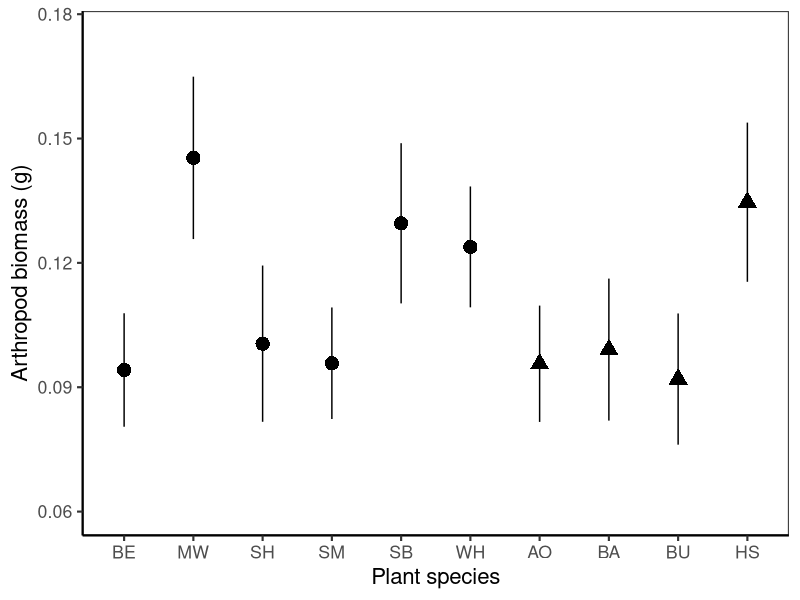
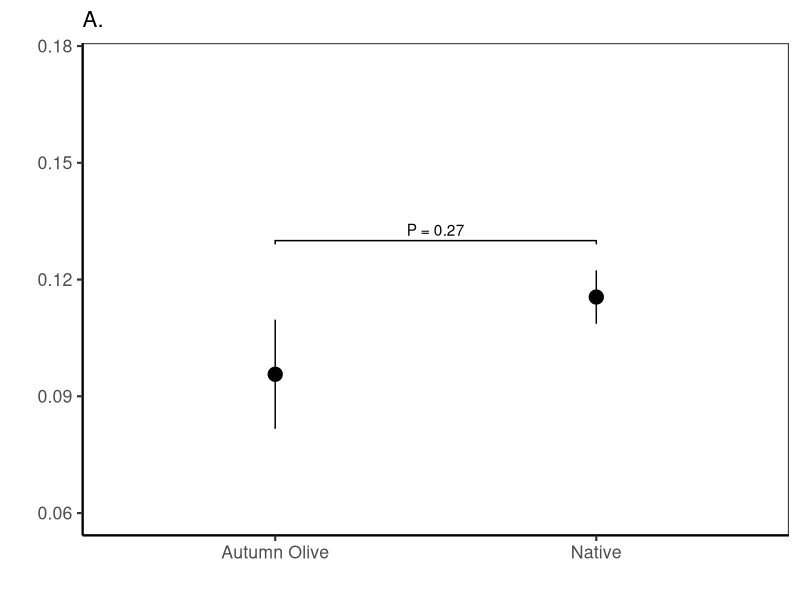
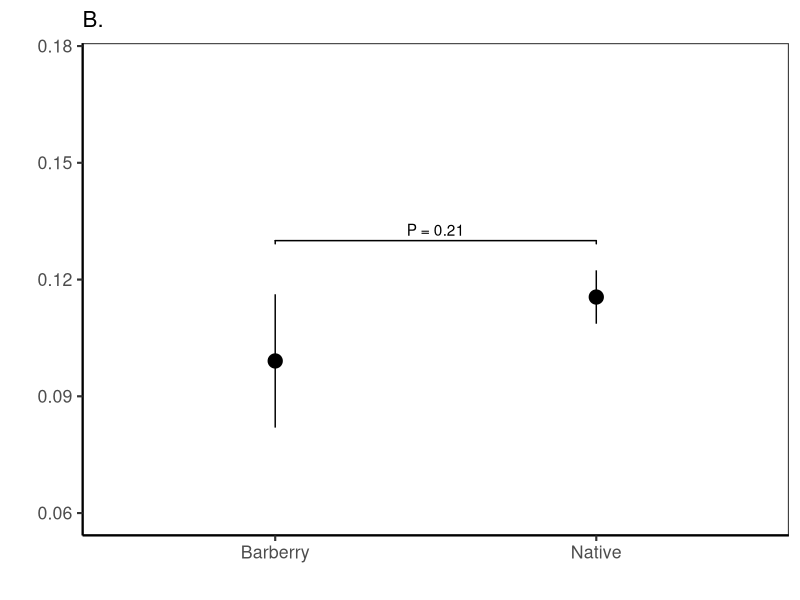
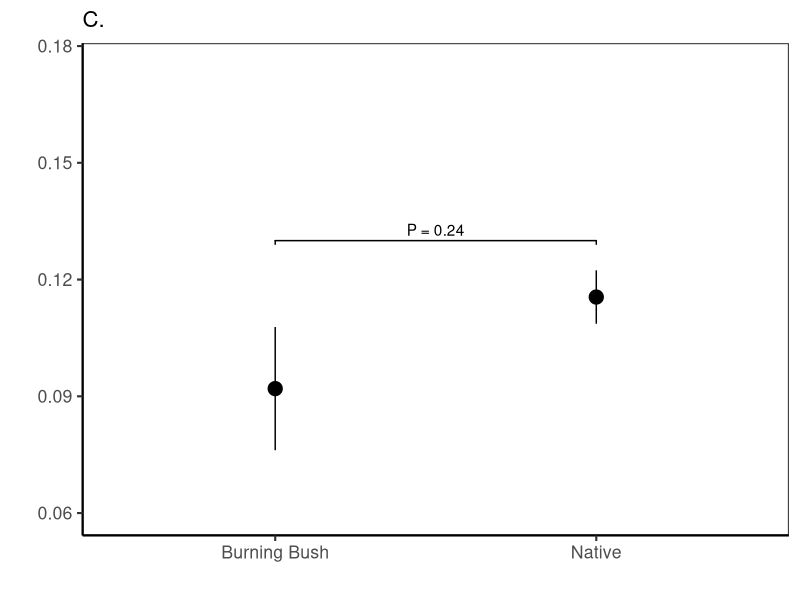
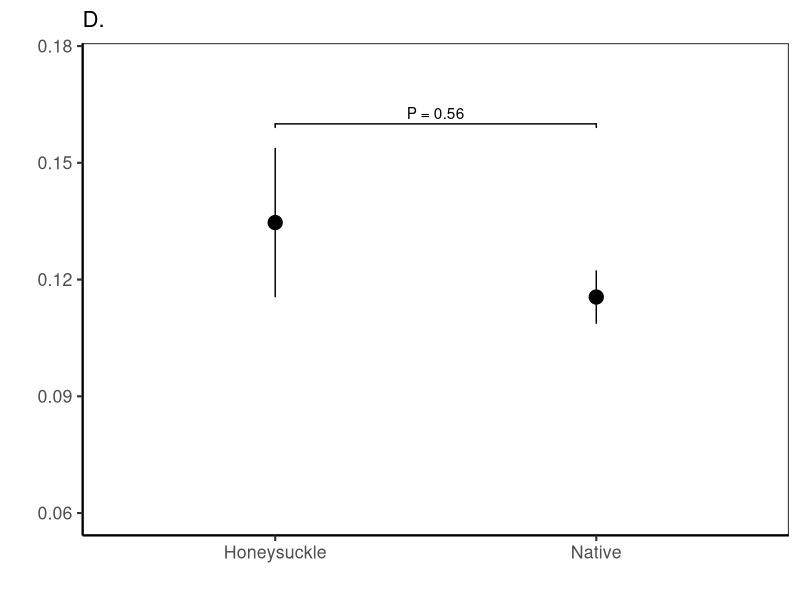
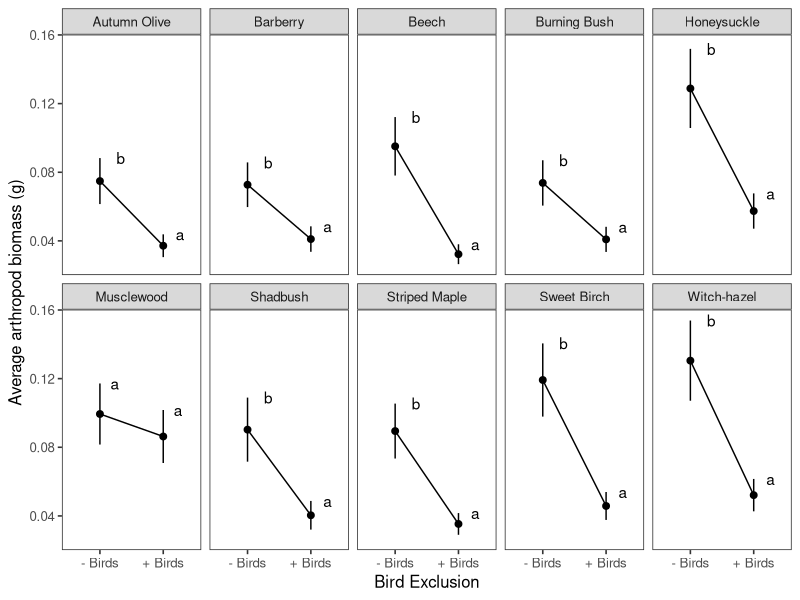
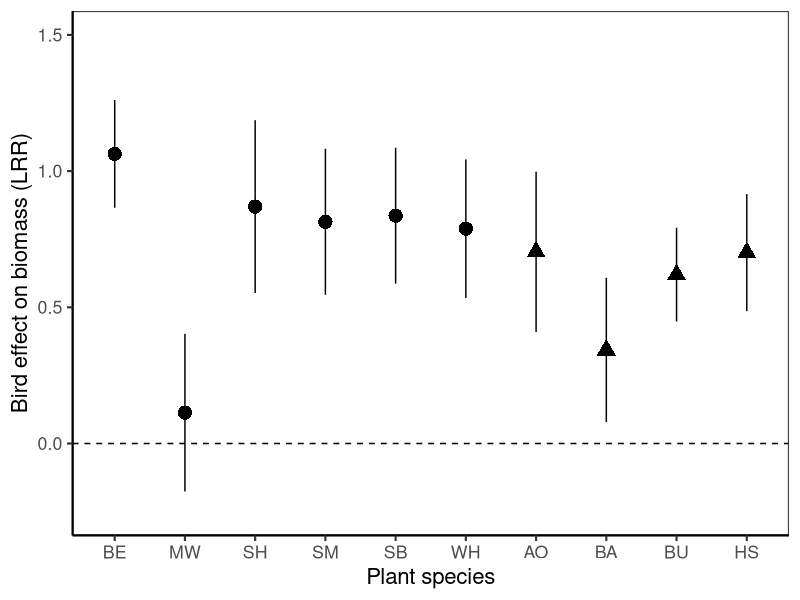
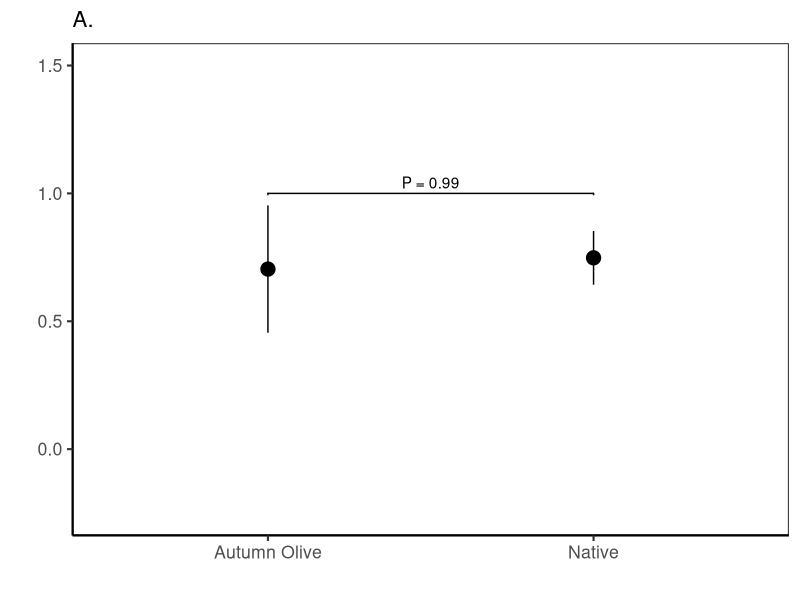

Generate these figures, in order, with R:
# Import data and models for table & figure generation only

# Libraries ####
library("tidyverse")
library("readr")
library("lme4")
library("car")
library("multcomp")
library("ggplot2")
library("emmeans")
library("ggpubr")
library("plotrix") # for std.error function
library("ggsignif")
library("patchwork")

# problem solving links
# https://stackoverflow.com/questions/20041136/avoid-ggplot-sorting-the-x-axis-while-plotting-geom-bar
# https://stackoverflow.com/questions/11889625/annotating-text-on-individual-facet-in-ggplot2

# Plant arrangement rule ######
# Arrange in order of native vs exotic
biomass_order <- c("Beech","Musclewood","Shadbush","Striped Maple", "Sweet Birch", "Witch-hazel", "Autumn Olive", "Barberry", "Burning Bush", "Honeysuckle")

# plant letter codes #####
# do we need to move sweet birch and shadbush to keep things in alphabetical order?
plant_short = c("Beech" = "BE",
                "Musclewood" = "MW",
                "Shadbush" = "SH",
                "Striped Maple" = "SM",
                "Sweet Birch" = "SB",
                "Witch-hazel" = "WH",
                "Autumn Olive" = "AO",
                "Barberry" = "BA",
                "Burning Bush" = "BU",
                "Honeysuckle" = "HS")

# Fig 1a: Bagged biomass ####
biomass_summary <- read.csv("./Data/Models/model1.csv")

biomass_summary <- arrange(transform(biomass_summary, tree=factor(tree,levels=biomass_order)), tree) 

biomass_summary

# great, now this uses actual mean and SEM, not parameter estimates

biomass_plot <- ggplot(data=biomass_summary, aes(x = tree, y = biomass_mean, shape=exo)) +
  theme_bw(base_size=16) +
  geom_point(size=4.5) +
  geom_errorbar(aes(ymin=biomass_mean-(sem), ymax=biomass_mean+(sem), width=0)) +
  ylab("Arthropod biomass (g)") +
  xlab("Plant species") +
  theme(panel.grid.major = element_blank(), panel.grid.minor = element_blank(),
        panel.background = element_blank(), axis.line = element_line(colour = "black")) +
  theme(legend.position="none") +
  # geom_signif(comparisons = list(c("Shadbush", "Barberry")), 
  #             y_position = 0.167,
  #             tip_length = 0.05,
  #             annotation = c("Planned contrast groups")) +
  # geom_signif(y_position = c(0.167), 
  #             xmin = c(0.9, 6.9), 
  #             xmax = c(6.1, 10.1),
  # annotation = c(" ", " "), tip_length = 0.01) +
  scale_x_discrete(labels=plant_short) +
  ylim(0.06,0.175)
biomass_plot 

# Fig 1b: Biomass posthoc ####

mod1_posthoc <- read.csv("./Data/Models/model1_posthoc.csv")

b1 = ggplot(data=mod1_posthoc %>% filter(exo %in% c("Autumn Olive","Native")), aes(x = exo, y = biomass_mean)) +
  theme_bw(base_size=16) +
  geom_point(size=4.5) +
  geom_errorbar(aes(ymin=biomass_mean -(sem), ymax=biomass_mean +(sem), width=0)) +
  labs(subtitle="A.",x="",y="") +
  guides(shape=guide_legend(title="", title.position = "left")) +
  theme(panel.grid.major = element_blank(), panel.grid.minor = element_blank(),
  panel.background = element_blank(), axis.line = element_line(colour = "black")) +
  ylim(0.06,0.175) +
  # theme(axis.title.y = element_blank(),
  #       axis.text.y = element_blank()) +
  theme(legend.position='none') +
  geom_signif(y_position = c(0.13),
  xmin = c(1),
  xmax = c(2),
  annotation = c("P = 0.27"), tip_length = 0.02)
b1

b2 = ggplot(data=mod1_posthoc %>% filter(exo %in% c("Barberry","Native")), aes(x = exo, y = biomass_mean)) +
  theme_bw(base_size=16) +
  geom_point(size=4.5) +
  geom_errorbar(aes(ymin=biomass_mean -(sem), ymax=biomass_mean +(sem), width=0)) +
  labs(subtitle="B.",x="",y="") +
  guides(shape=guide_legend(title="", title.position = "left")) +
  theme(panel.grid.major = element_blank(), panel.grid.minor = element_blank(),
  panel.background = element_blank(), axis.line = element_line(colour = "black")) +
  ylim(0.06,0.175) +
  # theme(axis.title.y = element_blank(),
  #       axis.text.y = element_blank()) +
  theme(legend.position='none') +
  geom_signif(y_position = c(0.13),
  xmin = c(1),
  xmax = c(2),
  annotation = c("P = 0.21"), tip_length = 0.02)
b2

b3 = ggplot(data=mod1_posthoc %>% filter(exo %in% c("Burning Bush","Native")), aes(x = exo, y = biomass_mean)) +
  theme_bw(base_size=16) +
  geom_point(size=4.5) +
  geom_errorbar(aes(ymin=biomass_mean -(sem), ymax=biomass_mean +(sem), width=0)) +
  labs(subtitle="C.",x="",y="") +
  guides(shape=guide_legend(title="", title.position = "left")) +
  theme(panel.grid.major = element_blank(), panel.grid.minor = element_blank(),
  panel.background = element_blank(), axis.line = element_line(colour = "black")) +
  ylim(0.06,0.175) +
  # theme(axis.title.y = element_blank(),
  #       axis.text.y = element_blank()) +
  theme(legend.position='none') +
  geom_signif(y_position = c(0.13),
  xmin = c(1),
  xmax = c(2),
  annotation = c("P = 0.24"), tip_length = 0.02)
b3

b4 = ggplot(data=mod1_posthoc %>% filter(exo %in% c("Honeysuckle","Native")), aes(x = exo, y = biomass_mean)) +
  theme_bw(base_size=16) +
  geom_point(size=4.5) +
  geom_errorbar(aes(ymin=biomass_mean -(sem), ymax=biomass_mean +(sem), width=0)) +
  labs(subtitle="D.",x="",y="") +
  guides(shape=guide_legend(title="", title.position = "left")) +
  theme(panel.grid.major = element_blank(), panel.grid.minor = element_blank(),
  panel.background = element_blank(), axis.line = element_line(colour = "black")) +
  ylim(0.06,0.175) +
  # theme(axis.title.y = element_blank(),
  #       axis.text.y = element_blank()) +
  theme(legend.position='none') +
  geom_signif(y_position = c(0.16),
  xmin = c(1),
  xmax = c(2),
  annotation = c("P = 0.56"), tip_length = 0.02)
b4

b_ag = (b1|b2)/(b3|b4)

b_fin = wrap_elements(panel=b_ag) +
labs(tag = "Arthropod biomass on bird-exclusion branches") +
theme(
plot.tag = element_text(size = rel(1.5), angle = 90),
plot.tag.position = "left"
)

ggsave(filename = "./Figures/Fig_1_4p.png", plot = b_fin , device = "png",
width = 10, height = 10, units = "in", scale = 0.9)


# merge 1a and 1b
ggsave(filename = "./Figures/Fig_S4.png", plot = biomass_plot , device = "png",
       width = 8, height = 4, units = "in", scale = 0.9)













# Fig 2 ver 1: Bag effect ######
# Import model estimates and table
mod2_lsm <- read.csv("./Data/Models/model2.csv")

Fig_1b <- ggplot(data=mod2_lsm, aes(x = treatment, y = response)) +
  theme_bw(base_size=12) +
  geom_point(size=2) +
  geom_line(aes(group = tree)) +
  geom_errorbar(aes(ymin=response-(SE), ymax=response+(SE), width=0)) +
  ylab("Average arthropod biomass (g)") +
  xlab("Bird Exclusion") +
  scale_x_discrete(labels=c("bag" = "- Birds", "control" = "+ Birds")) +
  geom_text(aes(x = treatment, y = (response+SE), label = .group, hjust=-.5)) +
  theme(panel.grid.major = element_blank(), panel.grid.minor = element_blank()) +
  facet_wrap( ~ tree, nrow=2) 
Fig_1b

# export Fig 2 ver 1 #








# Fig 2a ver 2: Bag lRR #####
mod2a_lsm <- read.csv("./Data/Models/model2a.csv")

mod2a_lsm <- arrange(transform(mod2a_lsm, tree=factor(tree,levels=biomass_order)), tree) 

mod2a_lsm

lrr_plot <- ggplot(data=mod2a_lsm, aes(x = tree, y = LRR_mean, shape=exo)) +
  theme_bw(base_size=16) +
  geom_point(size=4.5) +
  geom_errorbar(aes(ymin=LRR_mean-(LRR_sem), ymax=LRR_mean+(LRR_sem), width=0)) +
  ylab("Bird effect on biomass (LRR)") +
  xlab("Plant species") +
  theme(legend.position="none") +
  theme(panel.grid.major = element_blank(), panel.grid.minor = element_blank(),
        panel.background = element_blank(), axis.line = element_line(colour = "black")) +
  # geom_signif(comparisons = list(c("Shadbush", "Barberry")), 
  #             y_position = 1.35,
  #             tip_length = 0.05,
  #             annotation = c("Planned contrast groups")) +
  # geom_signif(y_position = c(1.35), 
  #             xmin = c(0.9, 6.9), 
  #             xmax = c(6.1, 10.1),
  #             annotation = c(" ", " "), tip_length = 0.01) +
  geom_hline(yintercept=0.0,linetype=2)  +
  scale_x_discrete(labels=plant_short) +
  ylim(-0.25,1.5)
lrr_plot

# Fig 2b #####
model_2a_posthoc <- read.csv("./Data/Models/model2_posthoc.csv")


b1 = ggplot(data=model_2a_posthoc %>% filter(Exo %in% c("Autumn Olive","Native")), aes(x = Exo, y = emmean)) +
  theme_bw(base_size=16) +
  geom_point(size=4.5) +
  geom_errorbar(aes(ymin=emmean -(SE), ymax=emmean +(SE), width=0)) +
  labs(subtitle="A.",x="",y="") +
  guides(shape=guide_legend(title="", title.position = "left")) +
  theme(panel.grid.major = element_blank(), panel.grid.minor = element_blank(),
        panel.background = element_blank(), axis.line = element_line(colour = "black")) +
  # geom_hline(yintercept=0.0,linetype=2) +
  ylim(-0.25,1.5) +
  # theme(axis.title.y = element_blank(),
  #       axis.text.y = element_blank()) +
  theme(legend.position='none') +
  geom_signif(y_position = c(1),
              xmin = c(1),
              xmax = c(2),
              annotation = c("P = 0.99"), tip_length = 0.01)
b1

b2 =ggplot(data=model_2a_posthoc %>% filter(Exo %in% c("Barberry","Native")), aes(x = Exo, y = emmean)) +
  theme_bw(base_size=16) +
  geom_point(size=4.5) +
  geom_errorbar(aes(ymin=emmean -(SE), ymax=emmean +(SE), width=0)) +
  labs(subtitle="B.",x="",y="") +
  guides(shape=guide_legend(title="", title.position = "left")) +
  theme(panel.grid.major = element_blank(), panel.grid.minor = element_blank(),
        panel.background = element_blank(), axis.line = element_line(colour = "black")) +
  # geom_hline(yintercept=0.0,linetype=2) +
  ylim(-0.25,1.5) +
  # theme(axis.title.y = element_blank(),
  #       axis.text.y = element_blank()) +
  theme(legend.position='none') +
  geom_signif(y_position = c(1),
              xmin = c(1),
              xmax = c(2),
              annotation = c("P = 0.38"), tip_length = 0.01)
b2

b3 = ggplot(data=model_2a_posthoc %>% filter(Exo %in% c("Burning Bush","Native")), aes(x = Exo, y = emmean)) +
  theme_bw(base_size=16) +
  geom_point(size=4.5) +
  geom_errorbar(aes(ymin=emmean -(SE), ymax=emmean +(SE), width=0)) +
  labs(subtitle="C.",x="",y="") +
  guides(shape=guide_legend(title="", title.position = "left")) +
  theme(panel.grid.major = element_blank(), panel.grid.minor = element_blank(),
        panel.background = element_blank(), axis.line = element_line(colour = "black")) +
  # geom_hline(yintercept=0.0,linetype=2) +
  ylim(-0.25,1.5) +
  # theme(axis.title.y = element_blank(),
  #       axis.text.y = element_blank()) +
  theme(legend.position='none') +
  geom_signif(y_position = c(1),
              xmin = c(1),
              xmax = c(2),
              annotation = c("P = 0.94"), tip_length = 0.01)
b3

b4 = ggplot(data=model_2a_posthoc %>% filter(Exo %in% c("Honeysuckle","Native")), aes(x = Exo, y = emmean)) +
  theme_bw(base_size=16) +
  geom_point(size=4.5) +
  geom_errorbar(aes(ymin=emmean -(SE), ymax=emmean +(SE), width=0)) +
  labs(subtitle="D.",x="",y="") +
  guides(shape=guide_legend(title="", title.position = "left")) +
  theme(panel.grid.major = element_blank(), panel.grid.minor = element_blank(),
        panel.background = element_blank(), axis.line = element_line(colour = "black")) +
  # geom_hline(yintercept=0.0,linetype=2) +
  ylim(-0.25,1.5) +
  # theme(axis.title.y = element_blank(),
  #       axis.text.y = element_blank()) +
  theme(legend.position='none') +
  geom_signif(y_position = c(1),
              xmin = c(1),
              xmax = c(2),
              annotation = c("P = 0.99"), tip_length = 0.01)
b4

b_ag = (b1|b2)/(b3|b4)

b_fin = wrap_elements(panel=b_ag) +
  labs(tag = "Bird effect on biomass (LRR)") +
  theme(
    plot.tag = element_text(size = rel(1.5), angle = 90),
    plot.tag.position = "left"
  )

ggsave(filename = "./Figures/Fig_2_4p.png", plot = b_fin , device = "png",
       width = 10, height = 10, units = "in", scale = 0.9)



# merge 2a and 2b
# Fig_2ab <- ggarrange(lrr_plot, lrr_posthoc , labels = c("", ""), nrow = 1,
#                      common.legend = FALSE, widths = c(1.75, 0.5))

ggsave(filename = "./Figures/Fig_2.png", plot = lrr_plot , device = "png",
       width = 8, height = 4, units = "in", scale = 0.9)




# Fig S3 #####
# Now supplemental figure not in manuscript

# Insect abundances #
# Araneae plot
spider_lsm <- read.csv("./Data/Models/spider_model.csv") %>%
  mutate(exo = str_replace(exo,'Non-native','Invasive'))

# ! manually set tukey letters ####
# this is pairwise within treatment only
spider_lsm$.group2 <- c("b","a","b","a")

Fig_3a <- ggplot(data=spider_lsm, aes(x = treatment, y = response)) +
  theme_bw(base_size=12) +
  geom_point(size=2) +
  geom_line(aes(group = exo)) +
  geom_errorbar(aes(ymin=response-(SE), ymax=response+(SE), width=0)) +
  ylab("Araneae # per branch") +
  theme(axis.title.x=element_blank()) +
  #xlab("Bird Exclusion") +
  scale_x_discrete(labels=c("bag" = "- Birds", "control" = "+ Birds")) +
  geom_text(aes(x = treatment, y = (response+SE), label = .group2, hjust=-.5)) +
  theme(panel.grid.major = element_blank(), panel.grid.minor = element_blank()) +
  facet_wrap( ~ exo, nrow=1) 
Fig_3a

# Hemiptera plot

hemiptera_lsm <- read.csv("./Data/Models/hemiptera_model.csv") %>%
  mutate(exo = str_replace(exo,'Non-native','Invasive'))

#manually set tukey letters
hemiptera_lsm$.group2 <- c("a","a","a","a")

Fig_3b <- ggplot(data=hemiptera_lsm, aes(x = treatment, y = response)) +
  theme_bw(base_size=12) +
  geom_point(size=2) +
  geom_line(aes(group = exo)) +
  geom_errorbar(aes(ymin=response-(SE), ymax=response+(SE), width=0)) +
  ylab("Hemiptera # per branch") +
  theme(axis.title.x=element_blank()) +
  #xlab("Bird Exclusion") +
  scale_x_discrete(labels=c("bag" = "- Birds", "control" = "+ Birds")) +
  geom_text(aes(x = treatment, y = (response+SE), label = .group2, hjust=-.5)) +
  theme(panel.grid.major = element_blank(), panel.grid.minor = element_blank()) +
  facet_wrap( ~ exo, nrow=1) 
Fig_3b

# Lepidopetera plot
lepidoptera_lsm <- read.csv("./Data/Models/lepidoptera_model.csv") %>%
  mutate(exo = str_replace(exo,'Non-native','Invasive'))

lepidoptera_lsm

#manually set tukey letters
lepidoptera_lsm$.group2 <- c("b","a","b","a")

Fig_3c <- ggplot(data=lepidoptera_lsm, aes(x = treatment, y = response)) +
  theme_bw(base_size=12) +
  geom_point(size=2) +
  geom_line(aes(group = exo)) +
  geom_errorbar(aes(ymin=response-(SE), ymax=response+(SE), width=0)) +
  ylab("Lepidoptera # per branch") +
  theme(axis.title.x=element_blank()) +
  #xlab("Bird Exclusion") +
  scale_x_discrete(labels=c("bag" = "- Birds", "control" = "+ Birds")) +
  geom_text(aes(x = treatment, y = (response+SE), label = .group2, hjust=-.5)) +
  theme(panel.grid.major = element_blank(), panel.grid.minor = element_blank()) +
  facet_wrap( ~ exo, nrow=1) 
Fig_3c

# Orthoptera plot
orthoptera_lsm <- read.csv("./Data/Models/orthoptera_model.csv") %>%
  mutate(exo = str_replace(exo,'Non-native','Invasive'))

orthoptera_lsm 

#manually set tukey letters
orthoptera_lsm$.group2 <- c("b","a","b","a")

Fig_3d <- ggplot(data=orthoptera_lsm, aes(x = treatment, y = response)) +
  theme_bw(base_size=12) +
  geom_point(size=2) +
  geom_line(aes(group = exo)) +
  geom_errorbar(aes(ymin=response-(SE), ymax=response+(SE), width=0)) +
  ylab("Orthoptera # per branch") +
  theme(axis.title.x=element_blank()) +
  #xlab("Bird Exclusion") +
  scale_x_discrete(labels=c("bag" = "- Birds", "control" = "+ Birds")) +
  geom_text(aes(x = treatment, y = (response+SE), label = .group2, hjust=-.5)) +
  theme(panel.grid.major = element_blank(), panel.grid.minor = element_blank()) +
  facet_wrap( ~ exo, nrow=1) 
Fig_3d


# Fig S3 all #####
Fig_3abcd <- ggarrange(Fig_3a, Fig_3b, Fig_3c, Fig_3d,
                       labels = c("A","B","C","D"), 
                       nrow = 2, ncol = 2)
Fig_3abcd 

# write figure 3 to folder
ggsave(filename = "./Figures/FigS3.png", plot = Fig_3abcd, device = "png",
       width = 6, height = 5, units = "in")





# Fig 3 #####
# 4a: Herbivore N % ######
mod7_summary <- read.csv("./Data/Models/model7.csv")
mod7_summary  <- arrange(transform(mod7_summary , tree=factor(tree,levels=biomass_order)), tree) 

HN_plot <- ggplot(data=mod7_summary , aes(x = tree, y = mean_nitrogen, shape=exo)) +
  theme_bw(base_size=16) +
  geom_point(size=4.5) +
  geom_errorbar(aes(ymin=mean_nitrogen-(sem), ymax=mean_nitrogen+(sem), width=0)) +
  ylab("% N content of herbivores") +
  xlab("Plant species") +
  guides(shape=guide_legend(title="", title.position = "left")) +
  theme(panel.grid.major = element_blank(), panel.grid.minor = element_blank(),
        panel.background = element_blank(), axis.line = element_line(colour = "black")) +
  theme(legend.position="none") +
  # geom_signif(comparisons = list(c("Shadbush", "Barberry")), 
  #             y_position = 11.5,
  #             tip_length = 0.235,
  #             annotation = c("Planned contrast groups")) +
  # geom_signif(y_position = c(11.2), 
  #             xmin = c(0.9, 6.9), 
  #             xmax = c(6.1, 10),
  #             annotation = c(" ", " "), tip_length = 0.01) +
  scale_x_discrete(labels=plant_short) +
  ylim(9.25,11.75)
HN_plot

# 3b: Herbivore posthoc ####
model_4b_posthoc <- read.csv("./Data/Models/mod7_posthoc.csv")

b1 = ggplot(data=model_4b_posthoc %>% filter(Exo %in% c("Autumn Olive","Native")), aes(x = Exo, y = emmean)) +
  theme_bw(base_size=16) +
  geom_point(size=4.5) +
  geom_errorbar(aes(ymin=lower.CL, ymax=upper.CL, width=0)) +
  labs(subtitle="A.",x="",y="") +
  guides(shape=guide_legend(title="", title.position = "left")) +
  theme(panel.grid.major = element_blank(), panel.grid.minor = element_blank(),
        panel.background = element_blank(), axis.line = element_line(colour = "black")) +
  # geom_hline(yintercept=0.0,linetype=2) +
  ylim(9,12) +
  # theme(axis.title.y = element_blank(),
  #       axis.text.y = element_blank()) +
  theme(legend.position='none') +
  geom_signif(y_position = c(11),
              xmin = c(1),
              xmax = c(2),
              annotation = c("P = 0.19"), tip_length = 0.01)
b1

b2 =ggplot(data=model_4b_posthoc %>% filter(Exo %in% c("Barberry","Native")), aes(x = Exo, y = emmean)) +
  theme_bw(base_size=16) +
  geom_point(size=4.5) +
  geom_errorbar(aes(ymin=lower.CL, ymax=upper.CL, width=0)) +
  labs(subtitle="B.",x="",y="") +
  guides(shape=guide_legend(title="", title.position = "left")) +
  theme(panel.grid.major = element_blank(), panel.grid.minor = element_blank(),
        panel.background = element_blank(), axis.line = element_line(colour = "black")) +
  # geom_hline(yintercept=0.0,linetype=2) +
  ylim(9,12) +
  # theme(axis.title.y = element_blank(),
  #       axis.text.y = element_blank()) +
  theme(legend.position='none') +
  geom_signif(y_position = c(11),
              xmin = c(1),
              xmax = c(2),
              annotation = c("P = 0.99"), tip_length = 0.01)
b2

b3 = ggplot(data=model_4b_posthoc %>% filter(Exo %in% c("Burning Bush","Native")), aes(x = Exo, y = emmean)) +
  theme_bw(base_size=16) +
  geom_point(size=4.5) +
  geom_errorbar(aes(ymin=lower.CL, ymax=upper.CL, width=0)) +
  labs(subtitle="C.",x="",y="") +
  guides(shape=guide_legend(title="", title.position = "left")) +
  theme(panel.grid.major = element_blank(), panel.grid.minor = element_blank(),
        panel.background = element_blank(), axis.line = element_line(colour = "black")) +
  # geom_hline(yintercept=0.0,linetype=2) +
  ylim(9,12) +
  # theme(axis.title.y = element_blank(),
  #       axis.text.y = element_blank()) +
  theme(legend.position='none') +
  geom_signif(y_position = c(11),
              xmin = c(1),
              xmax = c(2),
              annotation = c("P = 0.88"), tip_length = 0.01)
b3

b4 = ggplot(data=model_4b_posthoc %>% filter(Exo %in% c("Honeysuckle","Native")), aes(x = Exo, y = emmean)) +
  theme_bw(base_size=16) +
  geom_point(size=4.5) +
  geom_errorbar(aes(ymin=lower.CL, ymax=upper.CL, width=0)) +
  labs(subtitle="D.",x="",y="") +
  guides(shape=guide_legend(title="", title.position = "left")) +
  theme(panel.grid.major = element_blank(), panel.grid.minor = element_blank(),
        panel.background = element_blank(), axis.line = element_line(colour = "black")) +
  # geom_hline(yintercept=0.0,linetype=2) +
  ylim(9,12) +
  # theme(axis.title.y = element_blank(),
  #       axis.text.y = element_blank()) +
  theme(legend.position='none') +
  geom_signif(y_position = c(11.5),
              xmin = c(1),
              xmax = c(2),
              annotation = c("P < 0.0001"), tip_length = 0.01)
b4

b_ag = (b1|b2)/(b3|b4)

b_fin = wrap_elements(panel=b_ag) +
  labs(tag = "% N content of herbivores") +
  theme(
    plot.tag = element_text(size = rel(1.5), angle = 90),
    plot.tag.position = "left"
  )

ggsave(filename = "./Figures/Fig_3_4p.png", plot = b_fin , device = "png",
       width = 10, height = 10, units = "in", scale = 0.9)




# Merge 4a4b ####
# Fig_4ab <- ggarrange(HN_plot, model_4b_plot, labels = c("4A", ""), nrow = 1,
#                      common.legend = FALSE, widths = c(1.75, 0.5))

# ggsave(filename = "./Figures/Fig_3.png", plot = HN_plot , device = "png",
#        width = 8, height = 4, units = "in", scale = 0.9)






# 4c: Spider N% ####
mod9_summary <- read.csv("./Data/Models/model9.csv")
mod9_summary  <- arrange(transform(mod9_summary , tree=factor(tree,levels=biomass_order)), tree) 

SN_plot <- ggplot(data=mod9_summary , aes(x = tree, y = mean_nitrogen, shape=exo)) +
  theme_bw(base_size=16) +
  geom_point(size=4.5) +
  geom_errorbar(aes(ymin=mean_nitrogen-(sem), ymax=mean_nitrogen+(sem), width=0)) +
  ylab("% N content of spiders") +
  xlab("Plant species") +
  guides(shape=guide_legend(title="", title.position = "left")) +
  theme(panel.grid.major = element_blank(), panel.grid.minor = element_blank(),
        panel.background = element_blank(), axis.line = element_line(colour = "black")) +
  theme(legend.position="none") +
  # geom_signif(comparisons = list(c("Shadbush", "Barberry")), 
  #             y_position = 11.9,
  #             tip_length = 0.195,
  #             annotation = c("Planned contrast groups")) +
  # geom_signif(y_position = c(11.7), 
  #             xmin = c(0.9, 6.9), 
  #             xmax = c(6.1, 10),
  #             annotation = c(" ", " "), tip_length = 0.01) +
  scale_x_discrete(labels=plant_short)  +
  ylim(10.25,12.25)
SN_plot





# 4d: Spider posthoc ####
model_4d_posthoc <- read.csv("./Data/Models/mod9_posthoc.csv")

b1 = ggplot(data=model_4d_posthoc %>% filter(Exo %in% c("Autumn Olive","Native")), aes(x = Exo, y = emmean)) +
  theme_bw(base_size=16) +
  geom_point(size=4.5) +
  geom_errorbar(aes(ymin=lower.CL, ymax=upper.CL, width=0)) +
  labs(subtitle="A.",x="",y="") +
  guides(shape=guide_legend(title="", title.position = "left")) +
  theme(panel.grid.major = element_blank(), panel.grid.minor = element_blank(),
        panel.background = element_blank(), axis.line = element_line(colour = "black")) +
  # geom_hline(yintercept=0.0,linetype=2) +
  ylim(10.25,12.25) +
  # theme(axis.title.y = element_blank(),
  #       axis.text.y = element_blank()) +
  theme(legend.position='none') +
  geom_signif(y_position = c(11.5), 
              xmin = c(1),
              xmax = c(2),
              annotation = c("P = 0.08"), tip_length = 0.01)
b1

b2 =ggplot(data=model_4d_posthoc %>% filter(Exo %in% c("Barberry","Native")), aes(x = Exo, y = emmean)) +
  theme_bw(base_size=16) +
  geom_point(size=4.5) +
  geom_errorbar(aes(ymin=lower.CL, ymax=upper.CL, width=0)) +
  labs(subtitle="B.",x="",y="") +
  guides(shape=guide_legend(title="", title.position = "left")) +
  theme(panel.grid.major = element_blank(), panel.grid.minor = element_blank(),
        panel.background = element_blank(), axis.line = element_line(colour = "black")) +
  # geom_hline(yintercept=0.0,linetype=2) +
  ylim(10.25,12.25) +
  # theme(axis.title.y = element_blank(),
  #       axis.text.y = element_blank()) +
  theme(legend.position='none') +
  geom_signif(y_position = c(11.5), 
              xmin = c(1),
              xmax = c(2),
              annotation = c("P < 0.0001"), tip_length = 0.01)
b2

b3 = ggplot(data=model_4d_posthoc %>% filter(Exo %in% c("Burning Bush","Native")), aes(x = Exo, y = emmean)) +
  theme_bw(base_size=16) +
  geom_point(size=4.5) +
  geom_errorbar(aes(ymin=lower.CL, ymax=upper.CL, width=0)) +
  labs(subtitle="C.",x="",y="") +
  guides(shape=guide_legend(title="", title.position = "left")) +
  theme(panel.grid.major = element_blank(), panel.grid.minor = element_blank(),
        panel.background = element_blank(), axis.line = element_line(colour = "black")) +
  # geom_hline(yintercept=0.0,linetype=2) +
  ylim(10.25,12.25) +
  # theme(axis.title.y = element_blank(),
  #       axis.text.y = element_blank()) +
  theme(legend.position='none') +
  geom_signif(y_position = c(11.5), 
              xmin = c(1),
              xmax = c(2),
              annotation = c("P = 0.96"), tip_length = 0.01)
b3

b4 = ggplot(data=model_4d_posthoc %>% filter(Exo %in% c("Honeysuckle","Native")), aes(x = Exo, y = emmean)) +
  theme_bw(base_size=16) +
  geom_point(size=4.5) +
  geom_errorbar(aes(ymin=lower.CL, ymax=upper.CL, width=0)) +
  labs(subtitle="D.",x="",y="") +
  guides(shape=guide_legend(title="", title.position = "left")) +
  theme(panel.grid.major = element_blank(), panel.grid.minor = element_blank(),
        panel.background = element_blank(), axis.line = element_line(colour = "black")) +
  # geom_hline(yintercept=0.0,linetype=2) +
  ylim(10.25,12.25) +
  # theme(axis.title.y = element_blank(),
  #       axis.text.y = element_blank()) +
  theme(legend.position='none') +
  geom_signif(y_position = c(12.0), 
              xmin = c(1),
              xmax = c(2),
              annotation = c("P = 0.98"), tip_length = 0.01)
b4

b_ag = (b1|b2)/(b3|b4)

b_fin = wrap_elements(panel=b_ag) +
  labs(tag = "% N content of spiders") +
  theme(
    plot.tag = element_text(size = rel(1.5), angle = 90),
    plot.tag.position = "left"
  )

ggsave(filename = "./Figures/Fig_4_4p.png", plot = b_fin , device = "png",
       width = 10, height = 10, units = "in", scale = 0.9)


# Fig_4cd <- ggarrange(SN_plot, model_4d_plot, labels = c("4B", ""), nrow = 1,
# common.legend = FALSE, widths = c(1.75, 0.5))
# 
# ggsave(filename = "./Figures/Fig_4.png", plot = SN_plot, device = "png",
#        width = 8, height = 4, units = "in", scale = 0.9)
